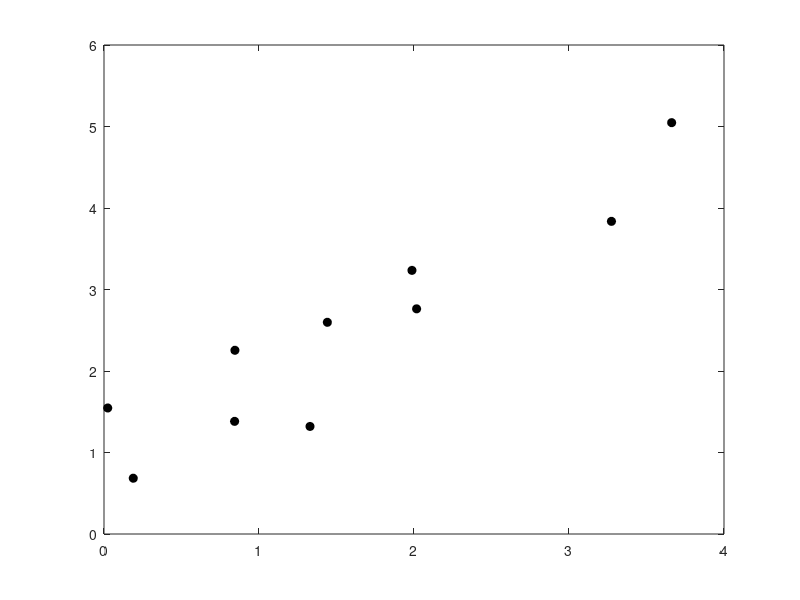

Source code (MATLAB):
% t-test tutorial
%
% Copyright 2020 by Joshua I. Gold

%% One-sample t-test for H0:mean=0
%
% Define the population distribution
MU  = 1;
STD = 1;

% Get random samples
N = 10;
X = normrnd(MU, STD, N, 1);

% Compute the sample mean
Xbar = mean(X);

% Compute the sample std
S = sqrt((1./(N-1)).*sum((X-Xbar).^2)); % same as S = std(X);

% Compute the t-statistic 
t = Xbar*sqrt(N)/S;

% The p-value is the probabilty of obtaining the t-statistic under the
% null hypothesis; that is, 1 minus the cdf of the t-distribution, given
% n-1 degrees of freedom (multiplied by two because we are looking at two
% symmetric tails)
p = 2.*(1-tcdf(t, N-1));

% Compare to what we get from ttest
[~,P,~,STATS] = ttest(X);

fprintf('t statistic = %.4f (computed) %.4f (from ttest)\n', t, STATS.tstat)
fprintf('p           = %.4f (computed) %.4f (from ttest)\n', p, P)

%% Two-sample paired t-test for H0: equal means
%
%
% Define paired measurements in terms of a difference and then additive 
%  0-mean noise
MU        = 1;
SIGMA     = 1;
MU_DIFF   = 1;
MU_NOISE  = 0;
STD_NOISE = 0.5;

% Get random samples
N = 10;
X1 = normrnd(MU, SIGMA, N, 1);
X2 = X1 + MU_DIFF + normrnd(MU_NOISE, STD_NOISE, N, 1);

% Compute the difference
D = X2 - X1;

% Compute the sample mean of the difference
Dbar = mean(D);

% Compute the sample std of the difference
SD = std(D);

% Note that X1 and X2 are highly correlated, so the variance (or std) of the
% difference needs to take into account the covariance
% var(X2 - X1) = cov(X2 - X1, X2 - X1)
%              = cov(X2, X2) + cov(X1, X1) - cov(X2, X1) - cov(X1, X2)
%              = var(X2) + var(X1) - cov(X2,X1) - cov(X1,X2)
plot(X1, X2, 'ko', 'MarkerFaceColor', 'k');
vals = cov(X1, X2);
fprintf('variance = %.4f (computed), %.4f (matlab function)\n', ...
   vals(1,1) + vals(2,2) - vals(1,2) - vals(2,1), var(D))

% Compute the t-statistic 
tD = Dbar*sqrt(N)/SD;

% The p-value is the probabilty of obtaining the t-statistic under the
% null hypothesis; that is, 1 minus the cdf of the t-distribution, given
% n-1 degrees of freedom (multiplied by two because we are looking at two
% symmetric tails)
pD = 2.*(1-tcdf(tD, N-1));

% Compare to what we get from ttest
[~,PD,~,STATSD] = ttest(D);

fprintf('t statistic = %.4f (computed) %.4f (matlab function)\n', tD, STATSD.tstat)
fprintf('p           = %.4f (computed) %.4f (matlab function)\n', pD, PD)

%% Two-sample unpaired t-test for H0: equal means
%
%
% Define unpaired measurements, same std
MU1 = 1;
MU2 = 2;
SIGMA = 1;

% Get random samples, same n
N = 10;
X1 = normrnd(MU1, SIGMA, N, 1);
X2 = normrnd(MU2, SIGMA, N, 1);

% Compute test statistic
Sp = sqrt((var(X1) + var(X2))./2);
tU = (mean(X1)-mean(X2))./(Sp.*sqrt(2./N));

% The p-value is the probabilty of obtaining the t-statistic under the
% null hypothesis; that is, 1 minus the cdf of the t-distribution, given
% n-1 degrees of freedom (multiplied by two because we are looking at two
% symmetric tails)
pU = 2.*(1-tcdf(abs(tU), 2*N-2));

% Compare to what we get from ttest
[~,PU,~,STATSU] = ttest2(X1, X2);

fprintf('t statistic = %.4f (computed) %.4f (matlab function)\n', tU, STATSU.tstat)
fprintf('p           = %.4f (computed) %.4f (matlab function)\n', pU, PU)